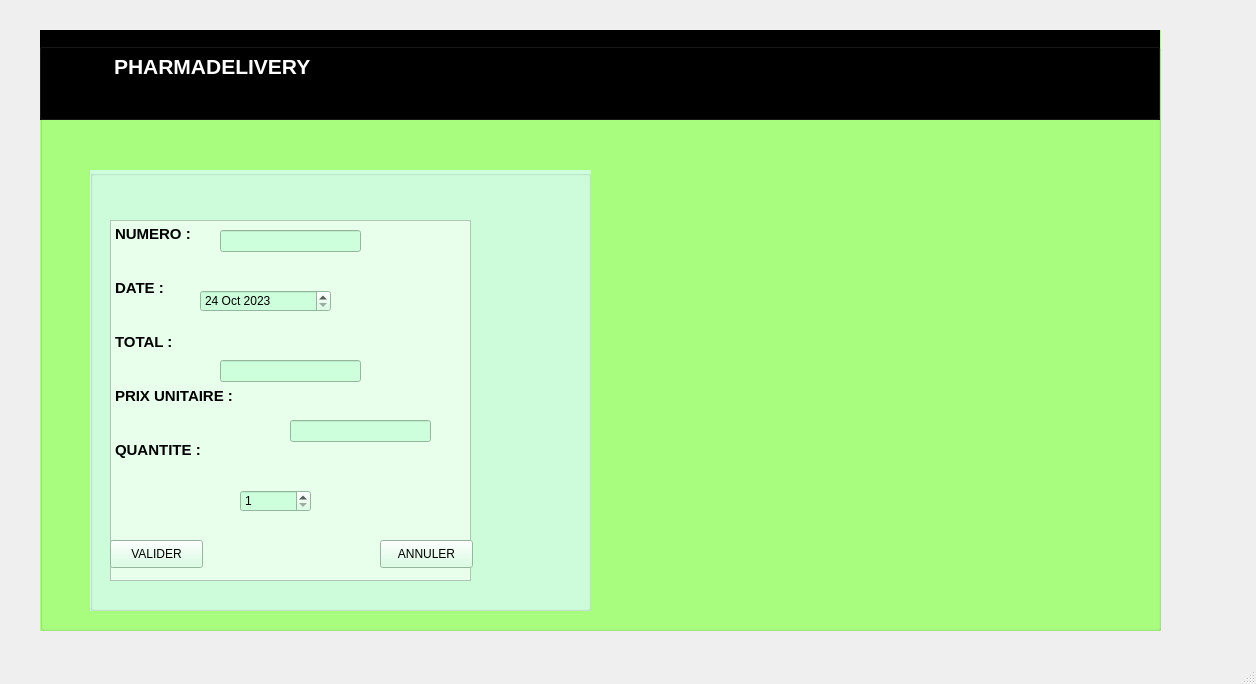
<?xml version="1.0" encoding="UTF-8"?>
<ui version="4.0">
 <class>Gestion_commande</class>
 <widget class="QMainWindow" name="Gestion_commande">
  <property name="geometry">
   <rect>
    <x>0</x>
    <y>0</y>
    <width>1256</width>
    <height>684</height>
   </rect>
  </property>
  <property name="windowTitle">
   <string>Gestion_commande</string>
  </property>
  <property name="styleSheet">
   <string notr="true"/>
  </property>
  <widget class="QWidget" name="centralwidget">
   <widget class="QGroupBox" name="groupBox">
    <property name="geometry">
     <rect>
      <x>40</x>
      <y>30</y>
      <width>1121</width>
      <height>601</height>
     </rect>
    </property>
    <property name="styleSheet">
     <string notr="true">background-color: rgb(255, 255, 0);
background-color: rgb(170, 255, 127);</string>
    </property>
    <property name="title">
     <string>GroupBox</string>
    </property>
    <widget class="QGroupBox" name="groupBox_2">
     <property name="geometry">
      <rect>
       <x>-1</x>
       <y>-1</y>
       <width>1121</width>
       <height>91</height>
      </rect>
     </property>
     <property name="styleSheet">
      <string notr="true">background-color: rgb(0, 0, 0);</string>
     </property>
     <property name="title">
      <string>GroupBox</string>
     </property>
     <widget class="QTextBrowser" name="textBrowser">
      <property name="geometry">
       <rect>
        <x>70</x>
        <y>20</y>
        <width>301</width>
        <height>61</height>
       </rect>
      </property>
      <property name="html">
       <string>&lt;!DOCTYPE HTML PUBLIC &quot;-//W3C//DTD HTML 4.0//EN&quot; &quot;http://www.w3.org/TR/REC-html40/strict.dtd&quot;&gt;
&lt;html&gt;&lt;head&gt;&lt;meta name=&quot;qrichtext&quot; content=&quot;1&quot; /&gt;&lt;style type=&quot;text/css&quot;&gt;
p, li { white-space: pre-wrap; }
&lt;/style&gt;&lt;/head&gt;&lt;body style=&quot; font-family:'MS Shell Dlg 2'; font-size:7.8pt; font-weight:400; font-style:normal;&quot;&gt;
&lt;p style=&quot; margin-top:0px; margin-bottom:0px; margin-left:0px; margin-right:0px; -qt-block-indent:0; text-indent:0px;&quot;&gt;&lt;span style=&quot; font-family:'MS Shell Dlg 2'; font-size:16pt; font-weight:600; color:#ffffff;&quot;&gt;PHARMADELIVERY&lt;/span&gt;&lt;/p&gt;&lt;/body&gt;&lt;/html&gt;</string>
      </property>
     </widget>
    </widget>
    <widget class="QGroupBox" name="groupBox_3">
     <property name="geometry">
      <rect>
       <x>50</x>
       <y>140</y>
       <width>501</width>
       <height>441</height>
      </rect>
     </property>
     <property name="styleSheet">
      <string notr="true">background-color: rgb(170, 255, 127);
font: 75 8pt &quot;MS Shell Dlg 2&quot;;
background-color: rgb(206, 255, 220);</string>
     </property>
     <property name="title">
      <string/>
     </property>
     <widget class="QTextEdit" name="textEdit">
      <property name="geometry">
       <rect>
        <x>20</x>
        <y>50</y>
        <width>361</width>
        <height>361</height>
       </rect>
      </property>
      <property name="styleSheet">
       <string notr="true">background-color: rgb(231, 255, 235);</string>
      </property>
      <property name="html">
       <string>&lt;!DOCTYPE HTML PUBLIC &quot;-//W3C//DTD HTML 4.0//EN&quot; &quot;http://www.w3.org/TR/REC-html40/strict.dtd&quot;&gt;
&lt;html&gt;&lt;head&gt;&lt;meta name=&quot;qrichtext&quot; content=&quot;1&quot; /&gt;&lt;style type=&quot;text/css&quot;&gt;
p, li { white-space: pre-wrap; }
&lt;/style&gt;&lt;/head&gt;&lt;body style=&quot; font-family:'MS Shell Dlg 2'; font-size:8pt; font-weight:72; font-style:normal;&quot;&gt;
&lt;p style=&quot; margin-top:0px; margin-bottom:0px; margin-left:0px; margin-right:0px; -qt-block-indent:0; text-indent:0px;&quot;&gt;&lt;span style=&quot; font-size:11pt; font-weight:600;&quot;&gt;NUMERO :&lt;/span&gt;&lt;/p&gt;
&lt;p style=&quot;-qt-paragraph-type:empty; margin-top:0px; margin-bottom:0px; margin-left:0px; margin-right:0px; -qt-block-indent:0; text-indent:0px; font-size:11pt; font-weight:600;&quot;&gt;&lt;br /&gt;&lt;/p&gt;
&lt;p style=&quot;-qt-paragraph-type:empty; margin-top:0px; margin-bottom:0px; margin-left:0px; margin-right:0px; -qt-block-indent:0; text-indent:0px; font-size:11pt; font-weight:600;&quot;&gt;&lt;br /&gt;&lt;/p&gt;
&lt;p style=&quot; margin-top:0px; margin-bottom:0px; margin-left:0px; margin-right:0px; -qt-block-indent:0; text-indent:0px;&quot;&gt;&lt;span style=&quot; font-size:11pt; font-weight:600;&quot;&gt;DATE :&lt;/span&gt;&lt;/p&gt;
&lt;p style=&quot;-qt-paragraph-type:empty; margin-top:0px; margin-bottom:0px; margin-left:0px; margin-right:0px; -qt-block-indent:0; text-indent:0px; font-size:11pt; font-weight:600;&quot;&gt;&lt;br /&gt;&lt;/p&gt;
&lt;p style=&quot;-qt-paragraph-type:empty; margin-top:0px; margin-bottom:0px; margin-left:0px; margin-right:0px; -qt-block-indent:0; text-indent:0px; font-size:11pt; font-weight:600;&quot;&gt;&lt;br /&gt;&lt;/p&gt;
&lt;p style=&quot; margin-top:0px; margin-bottom:0px; margin-left:0px; margin-right:0px; -qt-block-indent:0; text-indent:0px;&quot;&gt;&lt;span style=&quot; font-size:11pt; font-weight:600;&quot;&gt;TOTAL :&lt;/span&gt;&lt;/p&gt;
&lt;p style=&quot;-qt-paragraph-type:empty; margin-top:0px; margin-bottom:0px; margin-left:0px; margin-right:0px; -qt-block-indent:0; text-indent:0px; font-size:11pt; font-weight:600;&quot;&gt;&lt;br /&gt;&lt;/p&gt;
&lt;p style=&quot;-qt-paragraph-type:empty; margin-top:0px; margin-bottom:0px; margin-left:0px; margin-right:0px; -qt-block-indent:0; text-indent:0px; font-size:11pt; font-weight:600;&quot;&gt;&lt;br /&gt;&lt;/p&gt;
&lt;p style=&quot; margin-top:0px; margin-bottom:0px; margin-left:0px; margin-right:0px; -qt-block-indent:0; text-indent:0px;&quot;&gt;&lt;span style=&quot; font-size:11pt; font-weight:600;&quot;&gt;PRIX UNITAIRE :&lt;/span&gt;&lt;/p&gt;
&lt;p style=&quot;-qt-paragraph-type:empty; margin-top:0px; margin-bottom:0px; margin-left:0px; margin-right:0px; -qt-block-indent:0; text-indent:0px; font-size:11pt; font-weight:600;&quot;&gt;&lt;br /&gt;&lt;/p&gt;
&lt;p style=&quot;-qt-paragraph-type:empty; margin-top:0px; margin-bottom:0px; margin-left:0px; margin-right:0px; -qt-block-indent:0; text-indent:0px; font-size:11pt; font-weight:600;&quot;&gt;&lt;br /&gt;&lt;/p&gt;
&lt;p style=&quot; margin-top:0px; margin-bottom:0px; margin-left:0px; margin-right:0px; -qt-block-indent:0; text-indent:0px;&quot;&gt;&lt;span style=&quot; font-size:11pt; font-weight:600;&quot;&gt;QUANTITE :&lt;/span&gt;&lt;/p&gt;
&lt;p style=&quot;-qt-paragraph-type:empty; margin-top:0px; margin-bottom:0px; margin-left:0px; margin-right:0px; -qt-block-indent:0; text-indent:0px; font-size:11pt; font-weight:600;&quot;&gt;&lt;br /&gt;&lt;/p&gt;
&lt;p style=&quot;-qt-paragraph-type:empty; margin-top:0px; margin-bottom:0px; margin-left:0px; margin-right:0px; -qt-block-indent:0; text-indent:0px; font-size:11pt; font-weight:600;&quot;&gt;&lt;br /&gt;&lt;/p&gt;&lt;/body&gt;&lt;/html&gt;</string>
      </property>
     </widget>
     <widget class="QPushButton" name="pushButton1">
      <property name="geometry">
       <rect>
        <x>20</x>
        <y>370</y>
        <width>93</width>
        <height>28</height>
       </rect>
      </property>
      <property name="text">
       <string>VALIDER</string>
      </property>
     </widget>
     <widget class="QPushButton" name="pushButton">
      <property name="geometry">
       <rect>
        <x>290</x>
        <y>370</y>
        <width>93</width>
        <height>28</height>
       </rect>
      </property>
      <property name="text">
       <string>ANNULER</string>
      </property>
     </widget>
     <widget class="QDateEdit" name="dateEdit1">
      <property name="geometry">
       <rect>
        <x>110</x>
        <y>120</y>
        <width>131</width>
        <height>22</height>
       </rect>
      </property>
      <property name="minimumDateTime">
       <datetime>
        <hour>0</hour>
        <minute>0</minute>
        <second>0</second>
        <year>2023</year>
        <month>10</month>
        <day>24</day>
       </datetime>
      </property>
      <property name="maximumDate">
       <date>
        <year>2024</year>
        <month>12</month>
        <day>31</day>
       </date>
      </property>
      <property name="minimumDate">
       <date>
        <year>2023</year>
        <month>10</month>
        <day>24</day>
       </date>
      </property>
     </widget>
     <widget class="QLineEdit" name="lineEdit">
      <property name="geometry">
       <rect>
        <x>130</x>
        <y>60</y>
        <width>141</width>
        <height>22</height>
       </rect>
      </property>
     </widget>
     <widget class="QLineEdit" name="lineEdit_3">
      <property name="geometry">
       <rect>
        <x>200</x>
        <y>250</y>
        <width>141</width>
        <height>22</height>
       </rect>
      </property>
     </widget>
     <widget class="QLineEdit" name="lineEdit_4">
      <property name="geometry">
       <rect>
        <x>130</x>
        <y>190</y>
        <width>141</width>
        <height>22</height>
       </rect>
      </property>
     </widget>
     <widget class="QSpinBox" name="spinBox1">
      <property name="geometry">
       <rect>
        <x>150</x>
        <y>320</y>
        <width>71</width>
        <height>22</height>
       </rect>
      </property>
      <property name="minimum">
       <number>1</number>
      </property>
      <property name="maximum">
       <number>250</number>
      </property>
     </widget>
    </widget>
   </widget>
  </widget>
  <widget class="QMenuBar" name="menubar">
   <property name="geometry">
    <rect>
     <x>0</x>
     <y>0</y>
     <width>1256</width>
     <height>26</height>
    </rect>
   </property>
  </widget>
  <widget class="QStatusBar" name="statusbar"/>
 </widget>
 <resources/>
 <connections/>
</ui>
